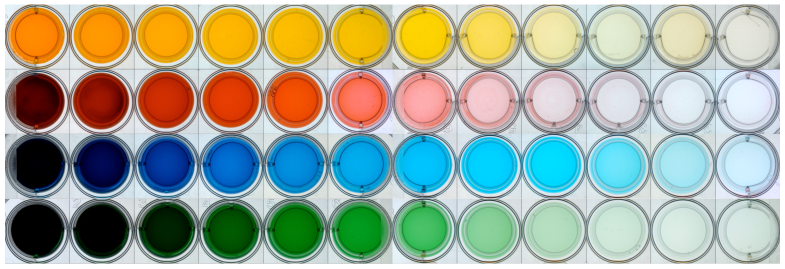
#> input picture colorplate.png, 1570 x 537 px (shown at 1/2 size)
$ python well_plate_color_analysis.py
#> lines starting #> are read from the running program, lines starting #| are printed output that depends on the picture; pictures that were not available may be replaced by others from this repository, and a replacement may not be noted
import cv2
import matplotlib.pyplot as plt
from opencv_basics_grayscale import histogram_grayscale
from opencv_basics_BGR import histogram_BGR
from opencv_basics_BGR import to_grayscale
import numpy as np

# [108 lines left out: functions binary_mask, color_mask, avg_rgb_dilution, not called in this run]

    # cv2.imwrite("plate_color_grid_copy.png", colorcopy)
    # return(colorcopy)

def color_channel_histograms(colormask):
    fig, axs = plt.subplots(4, 12)
    grayscalemask = colormask.copy()
    grayscalemask = cv2.cvtColor(grayscalemask, cv2.COLOR_BGR2GRAY)

    welldict={
    }

    for i in range(48):
        welldict[i] = dict()
        welldict[i]["blue_hist"] = []
        welldict[i]["green_hist"] = []
        welldict[i]["red_hist"] = []
        welldict[i]["lum_hist"] = []

    ogx = 75
    ogy = 73
    rad = 40
    circlenum = -1

    for i in range(4):
        ogx=75
        for k in range(12):
            circlenum+=1

            bluetempdict = {}
            greentempdict = {}
            redtempdict = {}
            lumtempdict = {}

            for i in range(0,256):
                welldict[circlenum]["blue_hist"].append(i)
                welldict[circlenum]["green_hist"].append(i)
                welldict[circlenum]["red_hist"].append(i)
                welldict[circlenum]["lum_hist"].append(i)

                bluetempdict[i] = 0
                greentempdict[i] = 0
                redtempdict[i] = 0
                lumtempdict[i] = 0

            startx = ogx-rad
            endx = ogx+rad
            starty = ogy-rad
            endy = ogy+rad

            for r, row in enumerate(colormask):
                for c, value in enumerate(row):
                    if c>=startx and c <=endx and r>=starty and r<=endy:
                        if tuple(colormask[r][c]) != (0,0,0):
                            bluetempdict[int(value[0])] += 1
                            greentempdict[int(value[1])] += 1
                            redtempdict[int(value[2])] += 1
                            lumtempdict[int(grayscalemask[r][c])] += 1


            for i in range(0,256):
                welldict[circlenum]["blue_hist"][i] = bluetempdict[i]
                welldict[circlenum]["green_hist"][i] = greentempdict[i]
                welldict[circlenum]["red_hist"][i] = redtempdict[i]
                welldict[circlenum]["lum_hist"][i] = lumtempdict[i]
            ogx+=129
        ogy+=129

    x = range(256)
    row = -1
    col = -1
    circlenum = -1

    for i in range(4):
        row += 1
        col = -1
        for i in range(12):
            col += 1
            circlenum += 1
            y = welldict[circlenum]["blue_hist"]
            axs[row, col].plot(x, y, "blue")
            y = welldict[circlenum]["green_hist"]
            axs[row, col].plot(x, y, "green")
            y = welldict[circlenum]["red_hist"]
            axs[row, col].plot(x, y, "red")
            y = welldict[circlenum]["lum_hist"]
            axs[row, col].plot(x, y, "gray")

    fig.supxlabel('Color value')
    fig.supylabel("Frequency of value")
    fig.suptitle("Well Color Channel Histograms")
    plt.show()


if __name__ == '__main__':
    well_image_location = 'colorplate.png'
    well_image_read = cv2.imread(well_image_location)
#> well_image_read is the input picture: shape (537, 1570, 3); mean B, G, R 153.8, 170.4, 161.7

    bw_mask_location = "plate_mask.png"
    color_mask_location = "plate_color_grid.png"

    #cv2.imshow(f'{well_image_location} - original', well_image_read)
    #cv2.imshow(f'{bw_mask_location} - BW mask', binary_mask(well_image_read))

    bw_mask_read = cv2.imread(bw_mask_location)
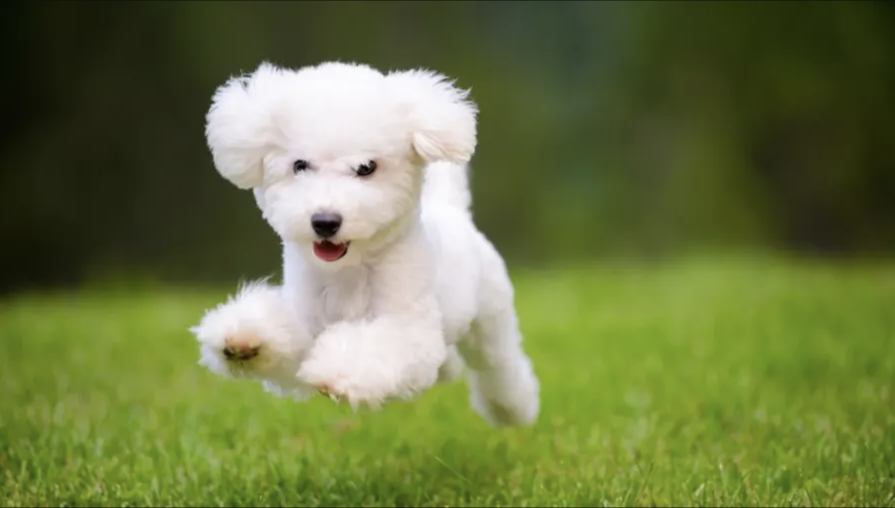
#> input picture dog.png, 1790 x 1016 px, given in place of plate_mask.png, which was not available (shown at 1/2 size)
#> bw_mask_read is the input picture: shape (1016, 1790, 3); mean B, G, R 67, 117.5, 107

    #cv2.imshow(f'{color_mask_location} - color mask', color_mask(bw_mask_read, well_image_read))

    color_mask_read = cv2.imread(color_mask_location)
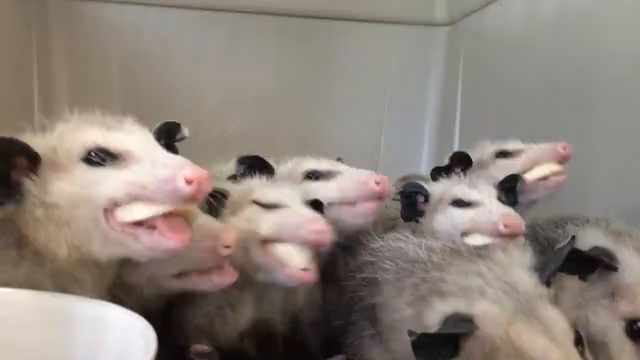
#> input picture opossum_vid_frame.png, 640 x 360 px, given in place of plate_color_grid.png, which was not available
#> color_mask_read is the input picture: shape (360, 640, 3); mean B, G, R 122.7, 130.5, 141.2

    color_mask_copy_location = "plate_color_grid_copy.png"

    #cv2.imshow(f'{color_mask_location} - color copy',avg_rgb_dilution(color_mask_read))

    color_channel_histograms(color_mask_read)
#> in color_channel_histograms, `grayscalemask = cv2.cvtColor(grayscalemask, cv2.COLOR_BGR2GRAY)`:
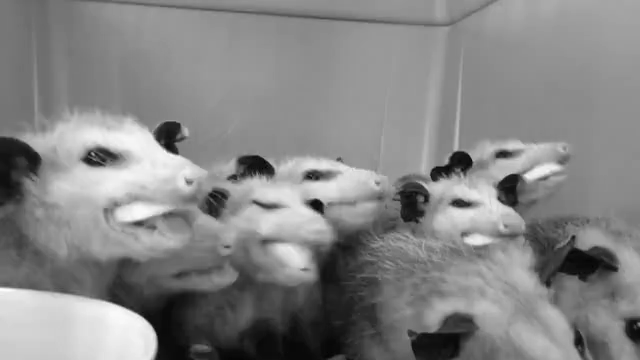
#> grayscalemask: shape (360, 640); min 3, max 254, mean 132.8
#> in color_channel_histograms, `plt.show()`:
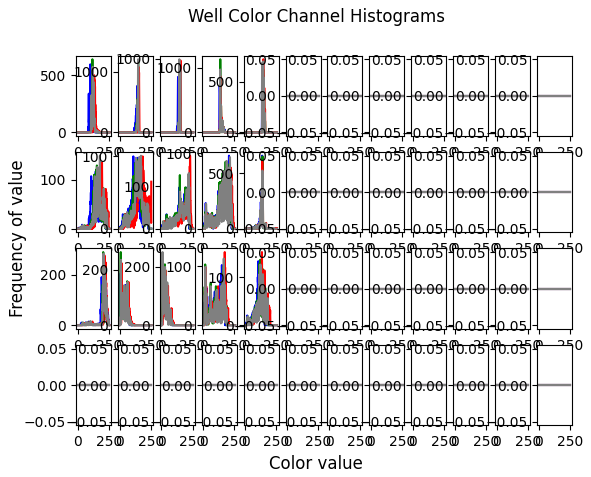
#> figure drawn by matplotlib, 48 panels; panel 1: curve peaks at x = 102, y = 598; panel 1: curve peaks at x = 119, y = 643; panel 1: curve peaks at x = 133, y = 502; panel 2: curve peaks at x = 142, y = 768

    cv2.waitKey()
    cv2.destroyAllWindows()
